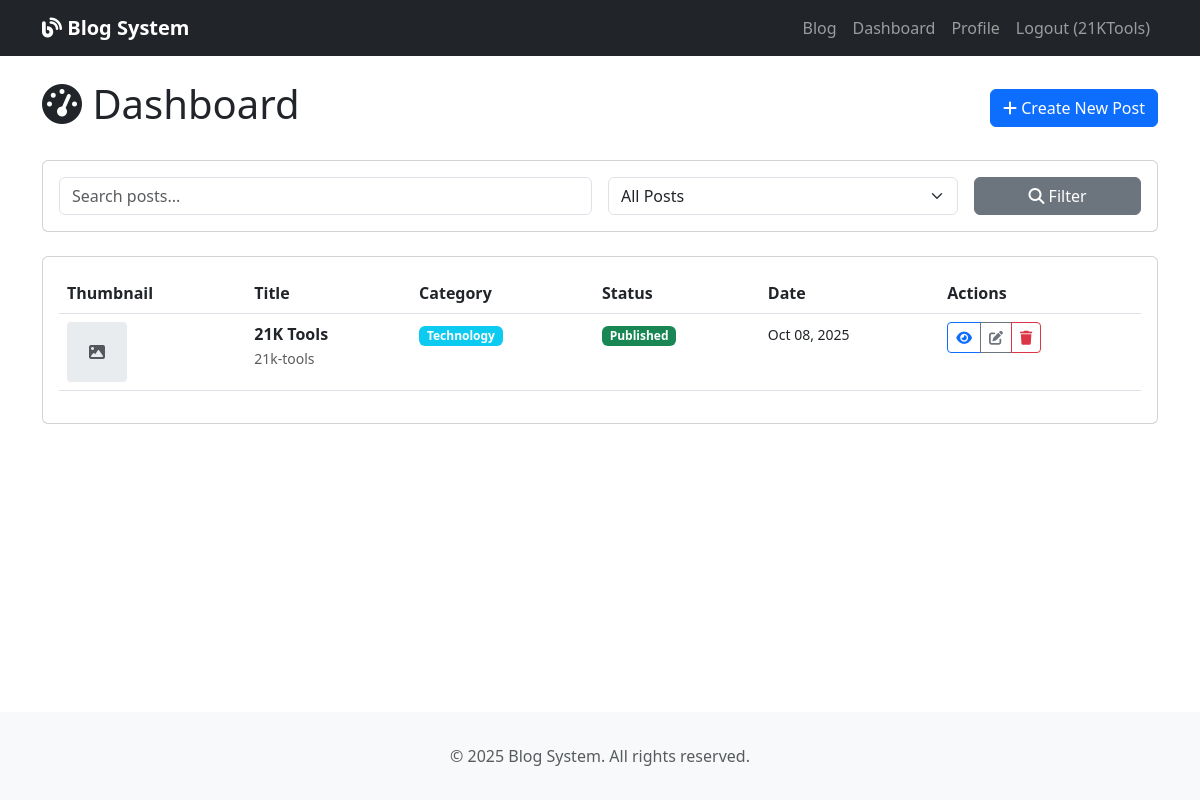
/blog/dashboard/ (signed in), run on the app's committed database.
### blog/models.py (models this page shows, shortened)
class BlogPost(models.Model):
    STATUS_CHOICES = (
        ('draft', 'Draft'),
        ('published', 'Published'),
    )
    title = models.CharField(max_length=200)
    slug = models.SlugField(max_length=200, unique=True, blank=True)
    content = RichTextUploadingField()
    excerpt = models.TextField(max_length=300, blank=True, help_text="Short description for blog cards")
    thumbnail_data = models.BinaryField(blank=True, null=True, editable=False)
    thumbnail_name = models.CharField(max_length=255, blank=True)
    thumbnail_type = models.CharField(max_length=50, blank=True)  # e.g., 'image/jpeg'
    category = models.ForeignKey(Category, on_delete=models.SET_NULL, null=True, related_name='posts')
    tags = models.ManyToManyField(Tag, blank=True, related_name='posts')
    author = models.ForeignKey(User, on_delete=models.CASCADE, related_name='blog_posts')
    status = models.CharField(max_length=10, choices=STATUS_CHOICES, default='draft')
    created_at = models.DateTimeField(auto_now_add=True)
    updated_at = models.DateTimeField(auto_now=True)
    published_at = models.DateTimeField(null=True, blank=True)
    class Meta:
        ordering = ['-published_at', '-created_at']

class Category(models.Model):
    name = models.CharField(max_length=100, unique=True)
    slug = models.SlugField(max_length=100, unique=True, blank=True)
    created_at = models.DateTimeField(auto_now_add=True)
    class Meta:
        verbose_name_plural = "Categories"
        ordering = ['name']

### blog/views.py (the view, shortened to what this page needs)
# urls.py: path('dashboard/', views.dashboard, name='dashboard'),
@login_required
@user_passes_test(is_admin)
def dashboard(request):
    status_filter = request.GET.get('status', 'all')
    search_query = request.GET.get('search', '')
    posts = BlogPost.objects.all()
    if status_filter == 'published':
        posts = posts.filter(status='published')
    elif status_filter == 'draft':
        posts = posts.filter(status='draft')
    paginator = Paginator(posts, 10)
    page_number = request.GET.get('page')
    page_obj = paginator.get_page(page_number)
    context = {
        'page_obj': page_obj,
        'status_filter': status_filter,
        'search_query': search_query,
    }
    return render(request, 'blog/dashboard.html', context)

### blog/views.py (called while the page is built)
def is_admin(user):
    return user.is_staff or user.is_superuser

### blog/templates/blog/dashboard.html (shortened to what this page needs)
{% extends 'blog/base.html' %}
{% block content %}
<div class="container mt-4">
    <div class="d-flex justify-content-between align-items-center mb-4">
        <h1><i class="fas fa-tachometer-alt"></i> Dashboard</h1>
        <a href="{% url 'create_post' %}" class="btn btn-primary">
            <i class="fas fa-plus"></i> Create New Post
        </a>
    </div>
    <div class="card mb-4">
        <div class="card-body">
            <form method="get" class="row g-3">
                <div class="col-md-6">
                    <input type="text" name="search" class="form-control" placeholder="Search posts..." value="{{ search_query }}">
                </div>
                <div class="col-md-4">
                    <select name="status" class="form-select">
                        <option value="all" {% if status_filter == 'all' %}selected{% endif %}>All Posts</option>
                    </select>
                </div>
                <div class="col-md-2">
                    <button type="submit" class="btn btn-secondary w-100">
                        <i class="fas fa-search"></i> Filter
                    </button>
                </div>
            </form>
        </div>
    </div>
    {% if page_obj %}
    <div class="card">
        <div class="card-body">
            <div class="table-responsive">
                <table class="table table-hover">
                    <thead>
                        <tr>
                            <th>Thumbnail</th>
                            <th>Title</th>
                            <th>Category</th>
                            <th>Status</th>
                            <th>Date</th>
                            <th>Actions</th>
                        </tr>
                    </thead>
                    <tbody>
                        {% for post in page_obj %}
                        <tr>
                            <td>
                                {% if post.thumbnail %}
                                    <img src="{{ post.thumbnail.url }}" alt="{{ post.title }}" style="width: 60px; height: 60px; object-fit: cover; border-radius: 4px;">
                                {% else %}
                                    <div style="width: 60px; height: 60px; background-color: #e9ecef; border-radius: 4px; display: flex; align-items: center; justify-content: center;">
                                        <i class="fas fa-image text-muted"></i>
                                    </div>
                                {% endif %}
                            </td>
                            <td>
                                <strong>{{ post.title }}</strong>
                                <br>
                                <small class="text-muted">{{ post.slug }}</small>
                            </td>
                            <td>
                                {% if post.category %}
                                    <span class="badge bg-info">{{ post.category.name }}</span>
                                {% else %}
                                    <span class="badge bg-secondary">Uncategorized</span>
                                {% endif %}
                            </td>
                            <td>
                                {% if post.status == 'published' %}
                                    <span class="badge bg-success">Published</span>
                                {% else %}
                                    <span class="badge bg-warning text-dark">Draft</span>
                                {% endif %}
                            </td>
                            <td>
                                <small>{{ post.created_at|date:"M d, Y" }}</small>
                            </td>
                            <td>
                                <div class="btn-group btn-group-sm" role="group">
                                    {% if post.status == 'published' %}
                                    <a href="{% url 'blog_detail' post.slug %}" class="btn btn-outline-primary" target="_blank" title="View">
                                        <i class="fas fa-eye"></i>
                                    </a>
                                    {% endif %}
                                    <a href="{% url 'edit_post' post.slug %}" class="btn btn-outline-secondary" title="Edit">
                                        <i class="fas fa-edit"></i>
                                    </a>
                                    <a href="{% url 'delete_post' post.slug %}" class="btn btn-outline-danger" title="Delete">
                                        <i class="fas fa-trash"></i>
                                    </a>
                                </div>
                            </td>
                        </tr>
                        {% endfor %}
                    </tbody>
                </table>
            </div>
        </div>
    </div>
    {% else %}
    <div class="alert alert-info text-center">
        <i class="fas fa-info-circle"></i> No posts found. Create your first post!
    </div>
    {% endif %}
</div>
{% endblock %}

### blog/templates/blog/base.html (shortened to what this page needs)
{% load static %}
<!DOCTYPE html>
<html lang="en">
<head>
    <link href="https://cdn.jsdelivr.net/npm/bootstrap@5.3.0/dist/css/bootstrap.min.css" rel="stylesheet">
    <link rel="stylesheet" href="https://cdnjs.cloudflare.com/ajax/libs/font-awesome/6.4.0/css/all.min.css">
</head>
<body>
    <nav class="navbar navbar-expand-lg navbar-dark bg-dark">
        <div class="container">
            <a class="navbar-brand" href="{% url 'blog_list' %}">
                <i class="fas fa-blog"></i> Blog System
            </a>
            <div class="collapse navbar-collapse" id="navbarNav">
                <ul class="navbar-nav ms-auto">
                    <li class="nav-item">
                        <a class="nav-link" href="{% url 'blog_list' %}">Blog</a>
                    </li>
                    {% if user.is_authenticated %}
                        {% if user.is_staff %}
                        <li class="nav-item">
                            <a class="nav-link" href="{% url 'dashboard' %}">Dashboard</a>
                        </li>
                        <li class="nav-item">
                            <a class="nav-link" href="{% url 'edit_profile' %}">Profile</a>
                        </li>
                        {% endif %}
                        <li class="nav-item">
                            <a class="nav-link" href="{% url 'logout' %}">Logout ({{ user.username }})</a>
                        </li>
                    {% endif %}
                </ul>
            </div>
        </div>
    </nav>
    <div class="content-wrapper">
        {% block content %}{% endblock %}
    </div>
    <footer class="footer">
        <div class="container text-center">
            <p class="text-muted mb-0">&copy; 2025 Blog System. All rights reserved.</p>
        </div>
    </footer>
</body>
</html>

### blog/templates/blog/base.html (style rules this page uses)
body { min-height: 100vh; display: flex; flex-direction: column; }
.content-wrapper { flex: 1; }
.navbar-brand { font-weight: bold; }
.footer { background-color: #f8f9fa; padding: 2rem 0; margin-top: 4rem; }

### data on the page
BlogPost: title "21K Tools", slug "21k-tools", category.name "Technology", status "Published", created_at "Oct 08, 2025"

### other printed values
{{ user.username }} "21KTools"
